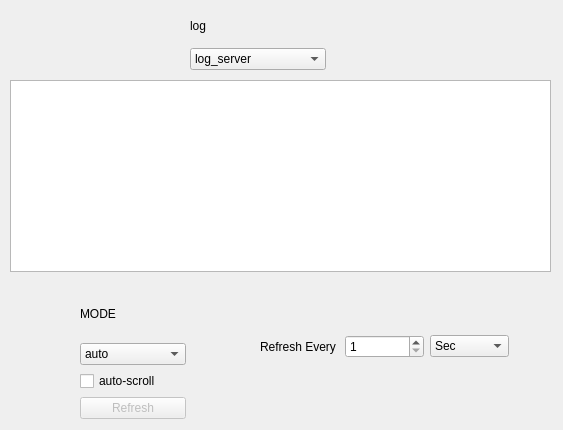
<?xml version="1.0" encoding="UTF-8"?>
<ui version="4.0">
 <class>LogWindow</class>
 <widget class="QDialog" name="LogWindow">
  <property name="geometry">
   <rect>
    <x>0</x>
    <y>0</y>
    <width>563</width>
    <height>430</height>
   </rect>
  </property>
  <property name="windowTitle">
   <string>Dialog</string>
  </property>
  <widget class="QTextBrowser" name="textBrowser_log">
   <property name="geometry">
    <rect>
     <x>10</x>
     <y>80</y>
     <width>541</width>
     <height>192</height>
    </rect>
   </property>
  </widget>
  <widget class="QWidget" name="">
   <property name="geometry">
    <rect>
     <x>80</x>
     <y>290</y>
     <width>106</width>
     <height>129</height>
    </rect>
   </property>
   <layout class="QVBoxLayout" name="verticalLayout">
    <item>
     <widget class="QLabel" name="label_mode">
      <property name="text">
       <string>MODE</string>
      </property>
     </widget>
    </item>
    <item>
     <widget class="QComboBox" name="comboBox_mode">
      <item>
       <property name="text">
        <string>auto</string>
       </property>
      </item>
      <item>
       <property name="text">
        <string>manual</string>
       </property>
      </item>
     </widget>
    </item>
    <item>
     <widget class="QCheckBox" name="checkBox_autoscroll">
      <property name="text">
       <string>auto-scroll</string>
      </property>
     </widget>
    </item>
    <item>
     <widget class="QPushButton" name="pushButton_refresh">
      <property name="enabled">
       <bool>false</bool>
      </property>
      <property name="text">
       <string>Refresh</string>
      </property>
     </widget>
    </item>
   </layout>
  </widget>
  <widget class="QWidget" name="">
   <property name="geometry">
    <rect>
     <x>190</x>
     <y>10</y>
     <width>136</width>
     <height>60</height>
    </rect>
   </property>
   <layout class="QVBoxLayout" name="verticalLayout_2">
    <item>
     <widget class="QLabel" name="label_log">
      <property name="enabled">
       <bool>true</bool>
      </property>
      <property name="text">
       <string>log</string>
      </property>
     </widget>
    </item>
    <item>
     <widget class="QComboBox" name="comboBox_log">
      <item>
       <property name="text">
        <string>log_server</string>
       </property>
      </item>
      <item>
       <property name="text">
        <string>safty_readings</string>
       </property>
      </item>
     </widget>
    </item>
   </layout>
  </widget>
  <widget class="QWidget" name="">
   <property name="geometry">
    <rect>
     <x>260</x>
     <y>330</y>
     <width>249</width>
     <height>33</height>
    </rect>
   </property>
   <layout class="QHBoxLayout" name="horizontalLayout">
    <item>
     <widget class="QLabel" name="label_refresh_every">
      <property name="text">
       <string>Refresh Every</string>
      </property>
     </widget>
    </item>
    <item>
     <widget class="QSpinBox" name="spinBox_refresh_every">
      <property name="minimum">
       <number>1</number>
      </property>
      <property name="maximum">
       <number>1000</number>
      </property>
     </widget>
    </item>
    <item>
     <widget class="QComboBox" name="comboBox_refresh_every">
      <item>
       <property name="text">
        <string>Sec</string>
       </property>
      </item>
      <item>
       <property name="text">
        <string>mSec</string>
       </property>
      </item>
     </widget>
    </item>
   </layout>
  </widget>
 </widget>
 <resources/>
 <connections/>
</ui>
